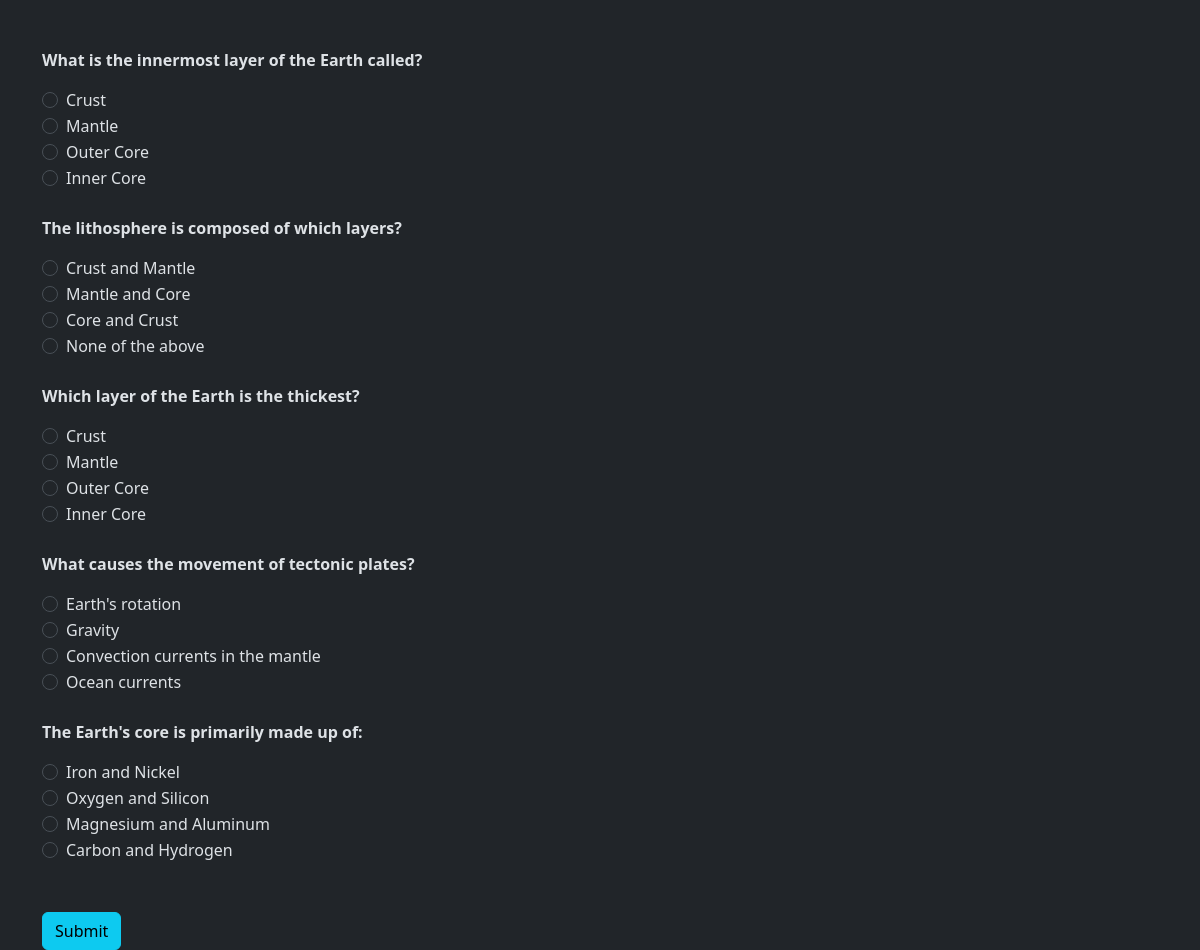
The page /quizattempt/1 on the database its author committed.
### models/models.py (models this page shows)
class Questions(db.Model):
    id=db.Column(db.Integer, primary_key=True)
    q_id=db.Column(db.Integer,db.ForeignKey('quiz.id', ondelete="CASCADE"))
    question=db.Column(db.Text,nullable=False)
    op1=db.Column(db.Text,nullable=False)
    op2=db.Column(db.Text,nullable=False)
    op3=db.Column(db.Text,nullable=False)
    op4=db.Column(db.Text,nullable=False)
    cop=db.Column(db.Integer,nullable=False)

### controllers/controllers.py (the view, shortened to what this page needs)
@app.route("/quizattempt/<int:id>",methods=["GET","POST"])
def quizattempt(id):
    quest=Questions.query.filter_by(q_id=id).all()
    sc=0
    tt=0
    return render_template("quizattempt.html",questions=quest,q_id=id)

### templates/quizattempt.html
{% extends 'base.html' %}
{% block content %}
<br><br>
<div class="container">
  {% if questions %}
  <form action="/quizattempt/{{q_id}}" method="post">
    {% for question in questions %}
    <p><strong>{{ question.question }}</strong></p>
    <div class="form-check">
      <input class="form-check-input" type="radio" name="{{ question.id }}" id="flexRadioDefault1_{{ loop.index }}" value="1">
      <label class="form-check-label" for="flexRadioDefault1_{{ loop.index }}">
        {{ question.op1 }}
      </label>
    </div>
    <div class="form-check">
      <input class="form-check-input" type="radio" name="{{ question.id }}" id="flexRadioDefault2_{{ loop.index }}" value="2">
      <label class="form-check-label" for="flexRadioDefault2_{{ loop.index }}">
        {{ question.op2 }}
      </label>
    </div>
    <div class="form-check">
      <input class="form-check-input" type="radio" name="{{ question.id }}" id="flexRadioDefault3_{{ loop.index }}" value="3">
      <label class="form-check-label" for="flexRadioDefault3_{{ loop.index }}">
        {{ question.op3 }}
      </label>
    </div>
    <div class="form-check">
      <input class="form-check-input" type="radio" name="{{ question.id }}" id="flexRadioDefault4_{{ loop.index }}" value="4">
      <label class="form-check-label" for="flexRadioDefault4_{{ loop.index }}">
        {{ question.op4 }}
      </label>
    </div>
    <br>
    {% endfor %}
    <br>
    <button class="btn btn-info" type="submit">Submit</button>
  </form>
  {% endif %}
</div>
{% endblock %}

### rows shown on the page
Questions: question "What is the innermost layer of the Earth called?", op1 "Crust", op2 "Mantle", op3 "Outer Core", op4 "Inner Core"
Questions: question "The lithosphere is composed of which layers?", op1 "Crust and Mantle", op2 "Mantle and Core", op3 "Core and Crust", op4 "None of the above"
Questions: question "Which layer of the Earth is the thickest?", op1 "Crust", op2 "Mantle", op3 "Outer Core", op4 "Inner Core"
Questions: question "What causes the movement of tectonic plates?", op1 "Earth's rotation", op2 "Gravity", op3 "Convection currents in the mantle", op4 "Ocean currents"
Questions: question "The Earth's core is primarily made up of:", op1 "Iron and Nickel", op2 "Oxygen and Silicon", op3 "Magnesium and Aluminum", op4 "Carbon and Hydrogen"
